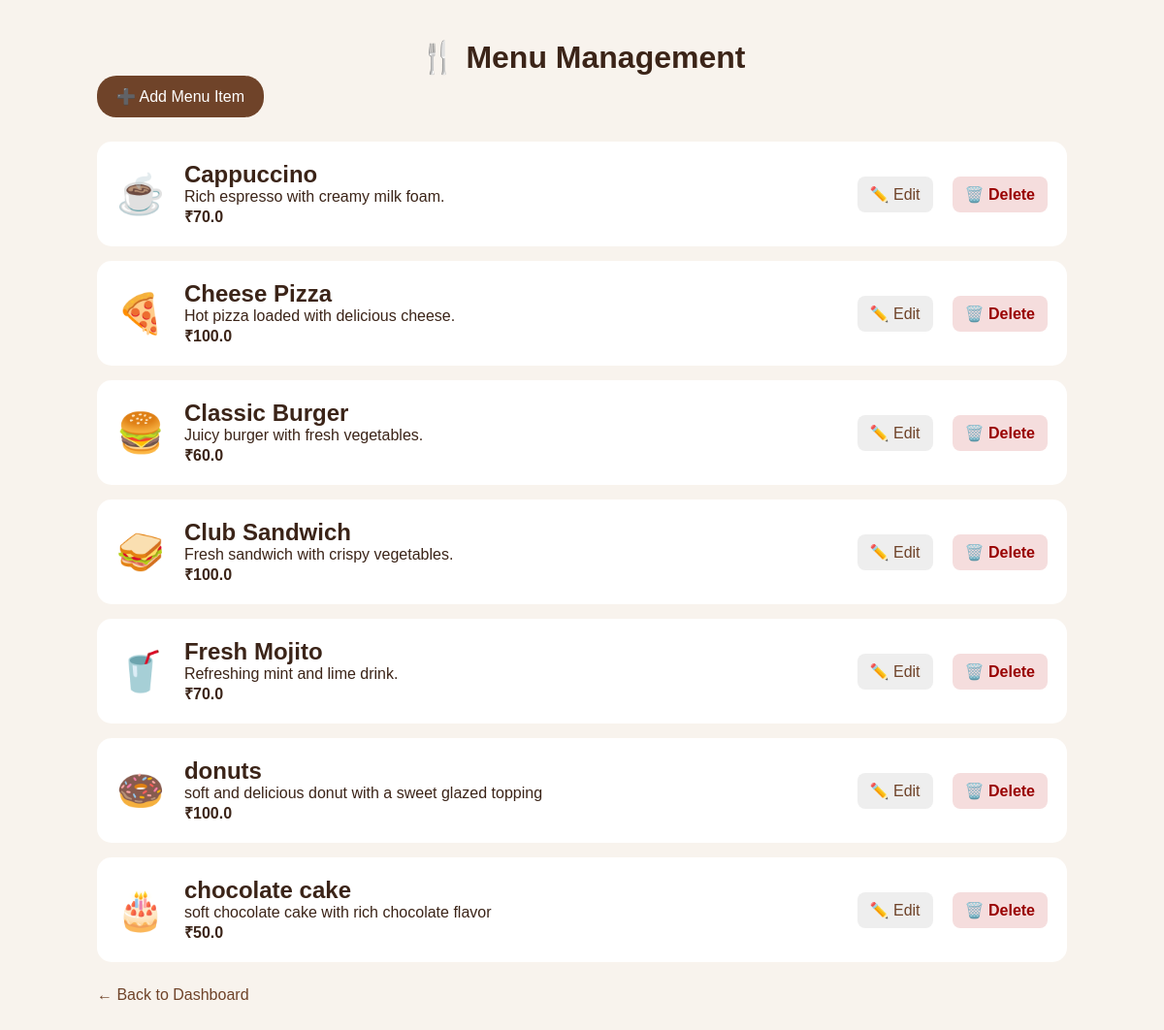
The page /menu (signed in) on the database its author committed.
### tables this page shows
CREATE TABLE menu (
            id INTEGER PRIMARY KEY AUTOINCREMENT,
            name TEXT NOT NULL,
            description TEXT NOT NULL,
            price REAL NOT NULL,
            emoji TEXT NOT NULL
        );

### app.py (the view)
@app.route("/menu")
def menu():
    if not session.get("owner_logged_in"):
        return redirect(url_for("owner_login"))
    connection = get_db()
    menu_items = connection.execute(
        "SELECT * FROM menu ORDER BY id"
    ).fetchall()
    connection.close()
    return render_template(
        "menu.html",
        menu_items=menu_items
    )

### app.py (called while the page is built)
def get_db():
    connection = sqlite3.connect(DATABASE)
    connection.row_factory = sqlite3.Row
    return connection

### templates/menu.html (shortened to what this page needs)
<!DOCTYPE html>
<html lang="en">
<head>
    <link rel="stylesheet"
          href="{{ url_for('static', filename='css/style.css') }}">
</head>
<body>
<div class="management-page">
    <div class="management-container">
        <h1>
            🍴 Menu Management
        </h1>
        <a href="/add-menu"
           class="add-button">
            ➕ Add Menu Item
        </a>
        {% for item in menu_items %}
        <div class="menu-management-card">
            <div class="food-icon">
                {{ item["emoji"] }}
            </div>
            <div class="item-info">
                <h2>
                    {{ item["name"] }}
                </h2>
                <p>
                    {{ item["description"] }}
                </p>
                <strong>
                    ₹{{ item["price"] }}
                </strong>
            </div>
            <a
                href="/edit-menu/{{ item['id'] }}"
                class="edit-btn"
            >
                ✏️ Edit
            </a>
            <form
                method="POST"
                action="/delete-menu/{{ item['id'] }}"
                class="delete-form"
                onsubmit="return confirm('Delete this item?');"
            >
                <button
                    type="submit"
                    class="delete-btn"
                >
                    🗑️ Delete
                </button>
            </form>
        </div>
        {% endfor %}
        <a href="/owner-dashboard"
           class="back-dashboard">
            ← Back to Dashboard
        </a>
    </div>
</div>
</body>
</html>

### static/css/style.css (style rules this page uses)
* { margin: 0; padding: 0; box-sizing: border-box; }
body { font-family: Arial, sans-serif; background: #fff8f0; color: #3b2418; }
button, .menu-button { display: inline-block; background: #9b542d; color: white; border: none; border-radius: 25px; padding: 12px 22px; font-size: 16px; font-weight: bold; cursor: pointer; text-decoration: none; }

### templates/menu.html (style rules this page uses)
.management-page { min-height: 100vh; background: #f8f3ed; padding: 40px 20px; }
.management-container { max-width: 1000px; margin: auto; }
.management-container h1 { text-align: center; }
.add-button { display: inline-block; background: #6f4329; color: white; padding: 12px 20px; border-radius: 20px; text-decoration: none; margin-bottom: 25px; }
.menu-management-card { background: white; padding: 20px; margin-bottom: 15px; border-radius: 15px; display: flex; align-items: center; gap: 20px; }
.food-icon { font-size: 40px; }
.item-info { flex: 1; }
.item-info h2 { margin: 0; }
.edit-btn, .delete-btn { padding: 9px 13px; border-radius: 8px; text-decoration: none; border: none; cursor: pointer; }
.edit-btn { background: #eee; color: #6f4329; }
.delete-btn { background: #f5dddd; color: #900; }
.delete-form { display: inline; }
.back-dashboard { display: block; margin-top: 25px; color: #6f4329; text-decoration: none; }

### rows shown on the page
menu: emoji "☕", name "Cappuccino", description "Rich espresso with creamy milk foam.", price "70.0"
menu: emoji "🍕", name "Cheese Pizza", description "Hot pizza loaded with delicious cheese.", price "100.0"
menu: emoji "🍔", name "Classic Burger", description "Juicy burger with fresh vegetables.", price "60.0"
menu: emoji "🥪", name "Club Sandwich", description "Fresh sandwich with crispy vegetables.", price "100.0"
menu: emoji "🥤", name "Fresh Mojito", description "Refreshing mint and lime drink.", price "70.0"
menu: emoji "🍩", name "donuts", description "soft and delicious donut with a sweet glazed topping", price "100.0"
menu: emoji "🎂", name "chocolate cake", description "soft chocolate cake with rich chocolate flavor", price "50.0"
